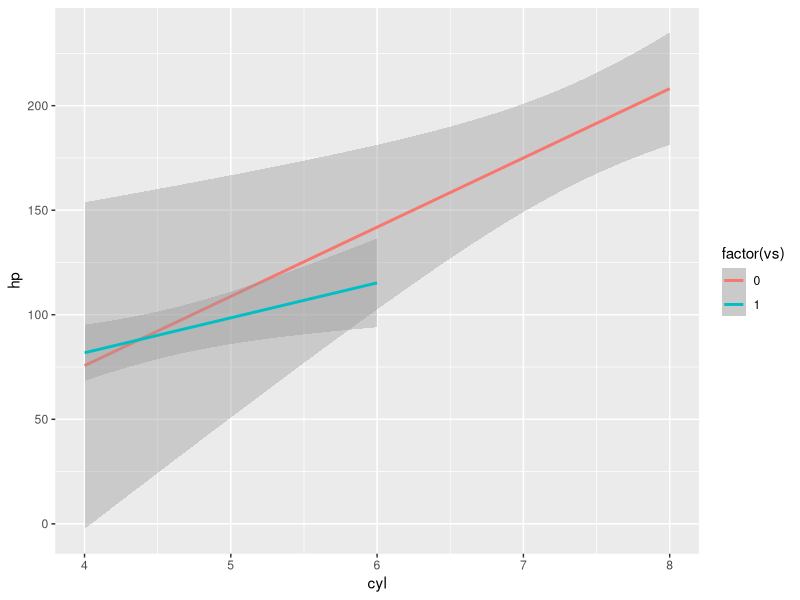

R code for this plot:
# Now we can do something

library(tidyverse)

data_for_git <-mtcars

data_for_git

data_for_git %>% ggplot( aes(x = cyl, y= hp, color = factor(vs))) + geom_smooth(method ="lm")

